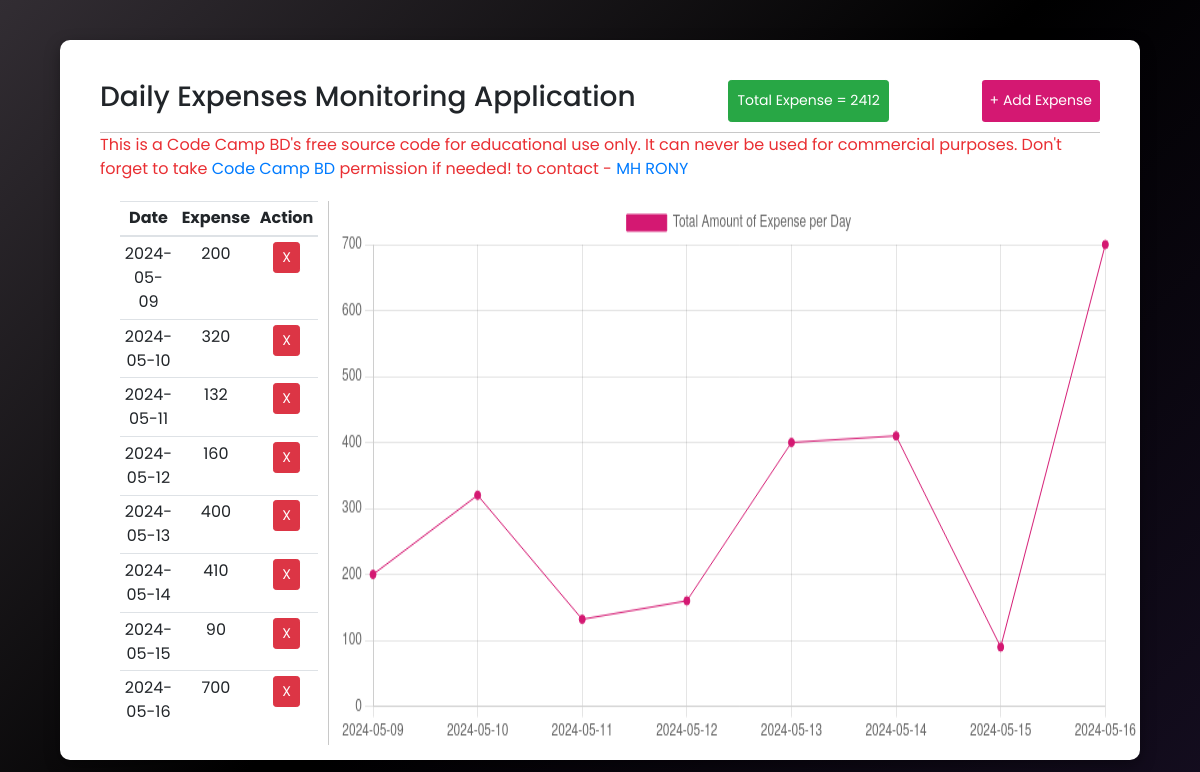
The page / on the database its author committed.
### tables this page shows
CREATE TABLE `tbl_expense` (
  `tbl_expense_id` int(11) NOT NULL,
  `expense_date` date NOT NULL,
  `expense_amount` int(11) NOT NULL
);

### index.php (the view, shortened to what this page needs)
<!DOCTYPE html>
<html lang="en">
<head>
    <link rel="stylesheet" href="https://cdn.jsdelivr.net/npm/bootstrap@4.6.2/dist/css/bootstrap.min.css">
</head>
<body>
    <div class="main">
        <div class="expenses-container">
            <div class="header">
                <h3>Daily Expenses Monitoring Application </h3>
                <?php
                $hostName = "localhost";
                $userName = "root";
                $password = "";
                $dbName = "ccbd_expenses";
                $db_conn= mysqli_connect($hostName,$userName,$password,$dbName);
                    $get_total_amount = "SELECT SUM(`expense_amount`) as total_expense FROM `tbl_expense`";
                    $total_amount = mysqli_query($db_conn,$get_total_amount);
                    $total_amount = mysqli_fetch_array($total_amount);
                ?>
                <button type="button" class="btn btn-sm btn-success">Total Expense = <?php echo $total_amount['total_expense'] ?></button>
                <button type="button" class="btn btn-sm btn-primary" data-toggle="modal" data-target="#addExpenseModal">+ Add Expense</button>
            </div>
            <marquee onMouseOver="this.stop()" style="color: #e92f33;" onMouseOut="this.start()">This is a Code Camp BD's free source code for educational use only. It can never be used for commercial purposes. Don't forget to take <a target="_blank" href="https://www.youtube.com/@codecampbdofficial">Code Camp BD</a> permission if needed! to contact - <a target="_blank" href="https://www.facebook.com/dev.mhrony">MH RONY</a> </marquee>
            <div class="table-graph-container">
                <div class="table-container">
                    <table class="table text-center table-sm">
                        <thead>
                            <tr>
                                <th scope="col">Date</th>
                                <th scope="col">Expense</th>
                                <th scope="col">Action</th>
                            </tr>
                        </thead>
                        <tbody id="expenseTableBody">
                            <?php
                                include('./conn/conn.php');
                                $stmt = $conn->prepare("SELECT * FROM tbl_expense ORDER BY expense_date");
                                $stmt->execute();
                                $result = $stmt->fetchAll();
                                foreach ($result as $row) {
                                    $expenseId = $row['tbl_expense_id'];
                                    $expenseDate = $row['expense_date'];
                                    $expenseAmount = $row['expense_amount'];
                                    echo '<tr class="expenseList">';
                                    echo '<td>' . $expenseDate . '</td>';
                                    echo '<td>' . $expenseAmount . '</td>';
                                    echo '<td><button type="button" class="btn btn-sm btn-danger" onclick="removeExpense(' . $expenseId . ')">X</button></td>';
                                    echo '</tr>';
                                }
                            ?>
                        </tbody>
                    </table>
                </div>
                <div class="graph-container">
                    <canvas id="myChart"></canvas>
                </div>
            </div>
        </div>
    </div>
    <?php
        $stmt = $conn->prepare("SELECT * FROM tbl_expense ORDER BY expense_date");
        $stmt->execute();
        $result = $stmt->fetchAll();
        $labels = [];
        $expenses = [];
        foreach ($result as $row) {
            $expenseDate = $row['expense_date'];
            $expenseAmount = $row['expense_amount'];
            $labels[] = $expenseDate;
            $expenses[] = $expenseAmount;
        }
    ?>
    <script>
        function removeExpense(id) {
            if (confirm("Do you want to delete this expense?")) {
                window.location = "./endpoint/delete-expense.php?expense=" + id;
            }
        }
        const ctx = document.getElementById('myChart');
        new Chart(ctx, {
            type: 'line',
            data: {
                labels: <?php echo json_encode($labels); ?>,
                datasets: [{
                    label: 'Total Amount of Expense per Day',
                    data: <?php echo json_encode($expenses); ?>,
                    borderColor: '#D41872',
                    backgroundColor: '#D41872',
                    borderWidth: 1
                }]
            },
            options: {
                scales: {
                    y: {
                        beginAtZero: true
                    }
                }
            }
        });
    </script>
</body>
</html>

### index.php (style rules this page uses)
* { margin: 0; padding: 0; font-family: 'Poppins', sans-serif; }
body { background-image: linear-gradient(-225deg, #322d33 0%, #000000 52%, #140d1f 100%); background-repeat: no-repeat; background-attachment: fixed; }
.main { display: flex; justify-content: center; align-items: center; height: 100vh; }
.expenses-container { display: flex; flex-direction: column; align-items: center; padding: 40px; background-color: rgb(255, 255, 255); border-radius: 10px; height: 90vh; width: 90vw; box-shadow: rgba(0, 0, 0, 0.35) 0px 5px 15px; }
.header { display: flex; width: 100%; justify-content: space-between; border-bottom: 1px solid rgb(200, 200, 200); padding-bottom: 10px; }
.table-graph-container { display: flex; width: 100%; height: 100%; padding: 20px }
.table-container { width: 500px; padding-right: 10px; border-right: 1px solid rgb(200, 200, 200); height: 100%; }
.graph-container > canvas { margin-left: 10px; width: 800px; height: 100% !important; }
.btn-primary { background-color: #D41872 !important; border: none !important; outline: none !important; }

### rows shown on the page
tbl_expense: expense_date "2024-05-09", expense_amount "200"
tbl_expense: expense_date "2024-05-10", expense_amount "320"
tbl_expense: expense_date "2024-05-11", expense_amount "132"
tbl_expense: expense_date "2024-05-12", expense_amount "160"
tbl_expense: expense_date "2024-05-13", expense_amount "400"
tbl_expense: expense_date "2024-05-14", expense_amount "410"
tbl_expense: expense_date "2024-05-15", expense_amount "90"
tbl_expense: expense_date "2024-05-16", expense_amount "700"

### other values the page prints
$total_amount['total_expense'] "2412"
chart data {{ json_encode($labels) }} ["2024-05-09","2024-05-10","2024-05-11","2024-05-12","2024-05-13","2024-05-14","2024-05-15","2024-05-16"]
chart data {{ json_encode($expenses) }} [200,320,132,160,400,410,90,700]
